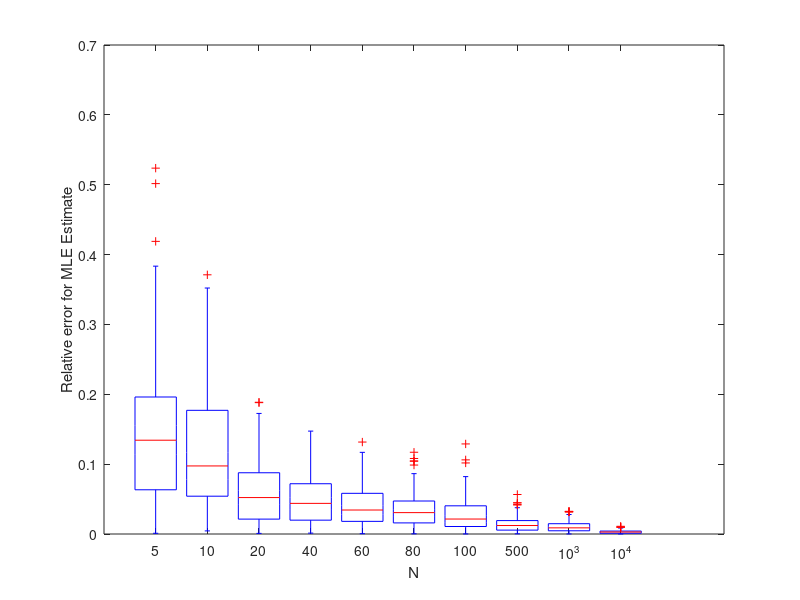
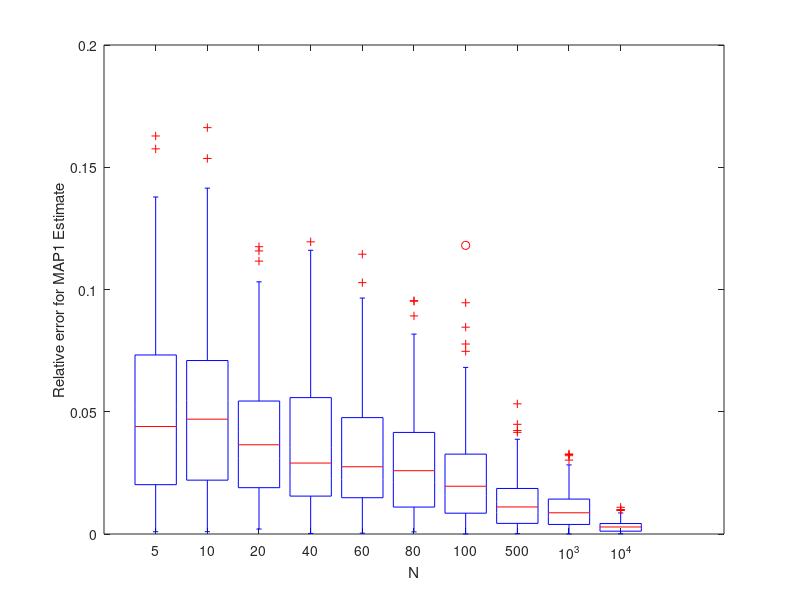
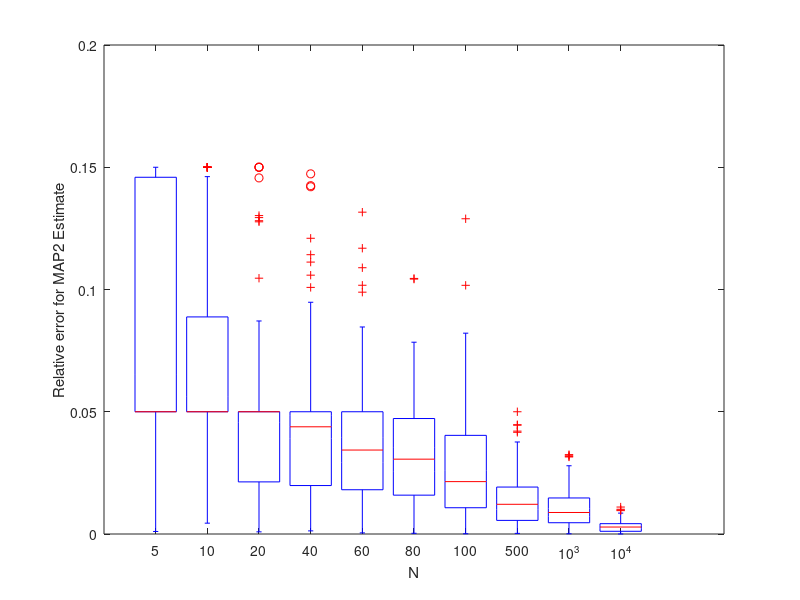

Reproduce these figures in MATLAB, in order.
rng(5);
n_values = [5 10 20 40 60 80 100 500 10^3 10^4]; % values of n
mu = 10; % true mean
std = 4; % true standard deviation

% the three matrices below store the boxplot values
% the first coordinate refers to the sample number
% while the second coordinate is the index of the current n value
mle_bx = zeros(100, length(n_values));
map1_bx = zeros(100, length(n_values));
map2_bx = zeros(100, length(n_values));

% parameters of the gaussian we use for the prior
mu_p = 10.5;
std_p = 1;

for k=1:length(n_values)
   n = n_values(k); % choose n
   for m=1:100
      data = mu + std*randn(n,1); % this will transform the standard normal
      % into the required normal distribution
      
      mle = sum(data)/n; % mean mle estimate, derivation in report
      map1 = ((mle)*std_p^2 + mu_p*(std^2/n))/(std_p^2 + (std^2/n));
      % above is the expression for the MAP using gaussian prior.
      % Derivation in report
      
     
      map2 = mle; % the MAP using uniform prior in most cases is the MLE
      if map2 <= 9.5 % but if it goes below the lower limit then
          map2 = 9.5; % the lower limit is the MAP. Proof in report
      end
      
      if map2 >= 11.5
          map2 = 11.5; % same for upper limit
      end
          
      mle_bx(m, k) = abs(mle-mu)/mu;
      map1_bx(m, k) = abs(map1-mu)/mu;
      map2_bx(m, k) = abs(map2-mu)/mu; 
      % above stores the values
   end
    
end

figure;
axis equal;
boxplot(mle_bx, 'Labels', {'5','10', '20', '40','60', '80', '100', '500', '10^3', '10^4'});
xlabel("N");
ylabel("Relative error for MLE Estimate");

figure;
axis equal;
boxplot(map1_bx, 'Labels', {'5','10', '20', '40','60', '80', '100', '500', '10^3', '10^4'});
xlabel("N");
ylabel("Relative error for MAP1 Estimate");

figure;
axis equal;
boxplot(map2_bx, 'Labels', {'5','10', '20', '40','60', '80', '100', '500', '10^3', '10^4'});
xlabel("N");
ylabel("Relative error for MAP2 Estimate");